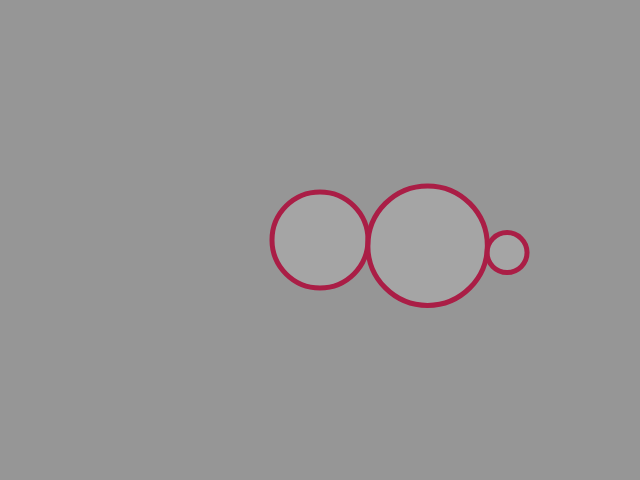
Frame 1 (no input)
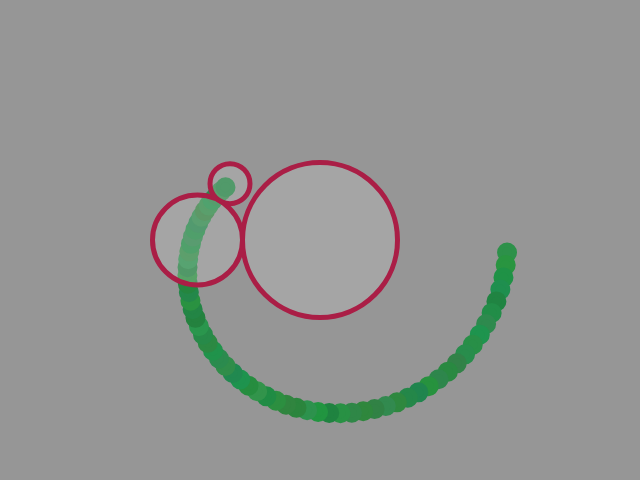
Frame 60 (no input)
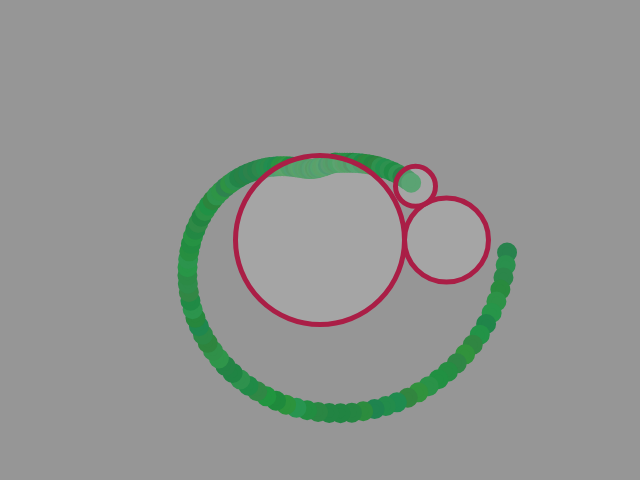
Frame 120 (the mouse pressed at the canvas centre since frame 60)

The p5.js sketch that drew these frames (run headless with seeded random() and noise() and a simulated clock; from frame 60 on, the mouse is pressed at the canvas centre):

// p5.js sketch
// ── sketch.js
let w = 640
let h = 480

let cx = w / 2
let cy = h / 2

let delta_r = 0.5
let max_r = h / 5
let min_r = h / 10
let radius = min_r

let angle = 0
let spyros = []
let history = []
let max_history = 500


function setup() {
	createCanvas(w, h)
	angleMode(DEGREES)

	s1 = new Spyro(cx, cy, radius, 60, 3)
	s2 = new Spyro(s1.x, s1.y, s1.r, 20, 5)
	// s3 = new Spyro(s2.x, s2.y, s2.r, 10, 3)
	
	spyros.push(s1)
	spyros.push(s2)
	// spyros.push(s3)
}


function draw() {
	clear()
	background(150)

	if (history.length > max_history) {
		history.splice(0, 1)
	}

	for (let xy of history) {
		r = random(30, 50)
		g = random(130, 150)
		b = random(60, 80)
		stroke(r, g, b)
		fill(r, g, b)
		ellipse(xy.x, xy.y, 15)
	}
	
	fill(200, 75)
	stroke(170, 30, 70)
	strokeWeight(5)
	ellipse(cx, cy, radius * 2)
	for (let i = 0; i < spyros.length; i++) {
		s = spyros[i]
		if (i > 0) {
			prev_s = spyros[i - 1]
			s.px = prev_s.x
			s.py = prev_s.y
			s.pr = prev_s.r
		} else if (i == 0) {
			s.pr = radius
			s.r += delta_r * -0.5
		}
		s.draw()

		if (i == spyros.length - 1) {
			let xy = createVector(s.x, s.y)
			history.push(xy)
		}
	}

	radius += delta_r
	if (radius >= max_r | radius <= min_r) {
		delta_r *= -1
	}
}


class Spyro {
	constructor(parent_x, parent_y, parent_radius, radius, angle_speed) {
		this.px = parent_x
		this.py = parent_y
		this.pr = parent_radius
		this.r = radius
		this.a = 0
		this.da = angle_speed

		this.x = 0
		this.y = 0

		this.update()
	}

	update() {		
		let dx = (this.pr + this.r) * cos(this.a)
		let dy = (this.pr + this.r) * sin(this.a)

		this.x = this.px + dx
		this.y = this.py + dy
		this.a += this.da
	}

	draw() {
		this.update()
		ellipse(this.x, this.y, this.r * 2)
	}
}
